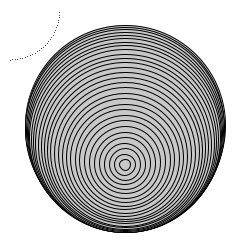
Frame 1 (no input)
Frame 60 (the mouse pressed at the canvas centre just before this capture): identical to frame 1, image omitted
Frame 120 (the mouse held since frame 60 and released just before this capture): identical to frame 1, image omitted

The Processing sketch that drew this single still picture (run headless with seeded random() and noise(); from frame 60 on, the mouse is pressed at the canvas centre):

// Processing sketch: processing_115276
// ── processing_115276.pde

void setup() {
  size(250, 250);
  frameRate(60);
}

void draw() {
  background(255);
  stroke(0);
  fill(200);
  
  for(int i=0; i<90; i+=3){
    float offset = sin(radians(i))*40;
    point(10+sin(radians(i))*50, 10+cos(radians(i))*50);
    ellipse(width/2, height/2 + offset, cos(radians(i))*200, cos(radians(i))*200);
  }
}
